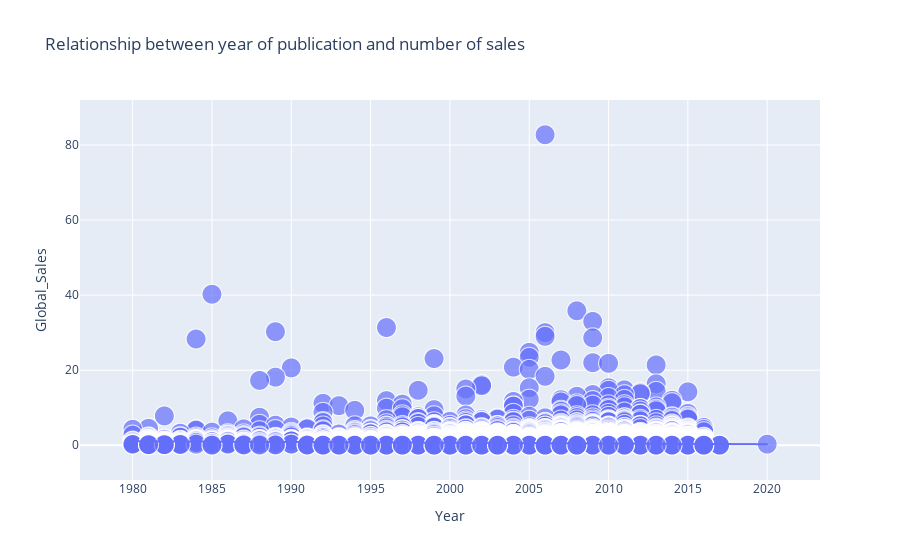

Here is the notebook cell this chart was saved with:
### Code cell
figure.show()

### Figure 1 — Plotly figure (JSON) as saved in the notebook; plotly's stock layout.template omitted (floating-point values rounded to 4 significant figures; data arrays with more than 128 entries replaced by an {"elided": "..."} marker saying what was removed)
{"data": [{"hovertemplate": "Year=%{marker.size}<br>Global_Sales=%{y}<extra></extra>", "legendgroup": "", "marker": {"color": "#636efa", "size": {"elided": "16291 int values"}, "sizemode": "area", "sizeref": 5.05, "symbol": "circle"}, "mode": "markers", "name": "", "showlegend": false, "type": "scattergl", "x": {"elided": "16291 int values"}, "xaxis": "x", "y": {"elided": "16291 float values"}, "yaxis": "y"}, {"hovertemplate": "<b>OLS trendline</b><br>Global_Sales = -0.0200599 * Year + 40.7891<br>R<sup>2</sup>=0.005572<br><br>Year=%{x}<br>Global_Sales=%{y} <b>(trend)</b><extra></extra>", "legendgroup": "", "marker": {"color": "#636efa", "symbol": "circle"}, "mode": "lines", "name": "", "showlegend": false, "type": "scattergl", "x": {"elided": "16291 int values"}, "xaxis": "x", "y": {"elided": "16291 float values"}, "yaxis": "y"}], "layout": {"legend": {"itemsizing": "constant", "tracegroupgap": 0}, "title": {"text": "Relationship between year of publication and number of sales"}, "xaxis": {"anchor": "y", "domain": [0, 1], "title": {"text": "Year"}}, "yaxis": {"anchor": "x", "domain": [0, 1], "title": {"text": "Global_Sales"}}}}
